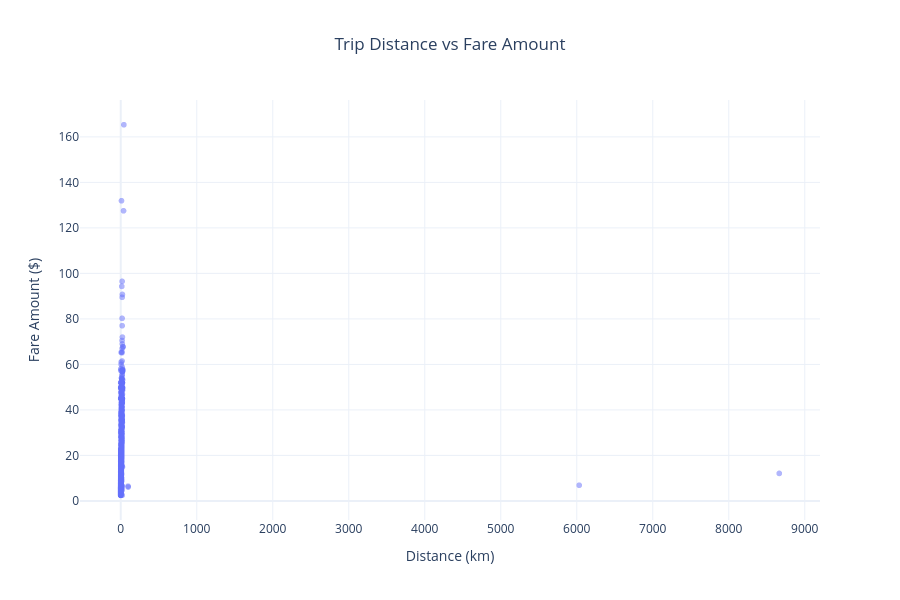

Source (notebook cell):
### Markdown cell above
### Observation
- Most trips are relatively short.
- Long-distance trips are uncommon.
- The distribution is right-skewed.

### Business Insight
Trip distance is expected to have a strong positive relationship with fare amount, making it one of the most important predictive features.

### Code cell
sample_df = df.sample(10000, random_state=42)

fig = px.scatter(
    sample_df,
    x="trip_distance_km",
    y="fare_amount",
    opacity=0.5,
    title="Trip Distance vs Fare Amount",
    template="plotly_white"
)

fig.update_layout(
    title_x=0.5,
    xaxis_title="Distance (km)",
    yaxis_title="Fare Amount ($)",
    height=600
)

fig.show()

### Figure 1 — Plotly figure (JSON) as saved in the notebook; plotly's stock layout.template omitted (floating-point values rounded to 4 significant figures; data arrays with more than 128 entries replaced by an {"elided": "..."} marker saying what was removed)
{"data": [{"hovertemplate": "trip_distance_km=%{x}<br>fare_amount=%{y}<extra></extra>", "legendgroup": "", "marker": {"color": "#636efa", "opacity": 0.5, "symbol": "circle"}, "mode": "markers", "name": "", "showlegend": false, "type": "scattergl", "x": {"elided": "10000 float values"}, "xaxis": "x", "y": {"elided": "10000 float values"}, "yaxis": "y"}], "layout": {"height": 600, "legend": {"tracegroupgap": 0}, "title": {"text": "Trip Distance vs Fare Amount", "x": 0.5}, "xaxis": {"anchor": "y", "domain": [0, 1], "title": {"text": "Distance (km)"}}, "yaxis": {"anchor": "x", "domain": [0, 1], "title": {"text": "Fare Amount ($)"}}}}
